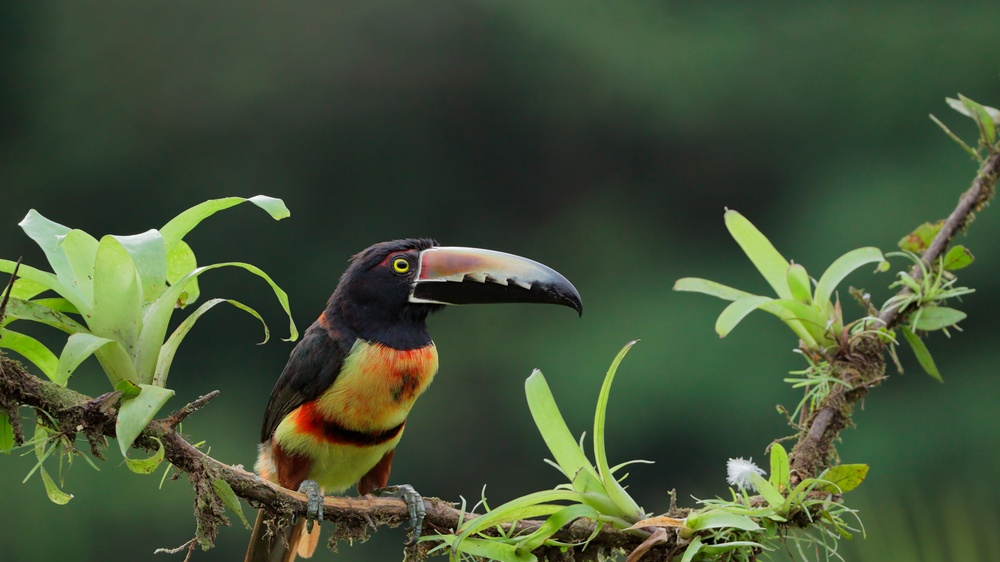
#> input picture img_test/bird.jpg, 1000 x 562 px, shrunk from 1920 x 1080 before the run
$ jupyter execute --allow-errors lab1.ipynb
#> lines starting #> are read from the running program, lines starting #| are printed output that depends on the picture
[cell 1]
import cv2
import numpy as np
import matplotlib.pyplot as plt

# Problema 1

## Carga de Imagenes

[cell 2]
img1 = cv2.imread("img_test/bird.jpg")
#> img1 is the input picture: shape (562, 1000, 3); mean B, G, R 55, 82, 67.2
img1 = cv2.cvtColor(img1, cv2.COLOR_BGR2RGB) # Conversion de BGR a RBG

[cell 3]
img2 = cv2.imread("img_test/mountain.jpg")
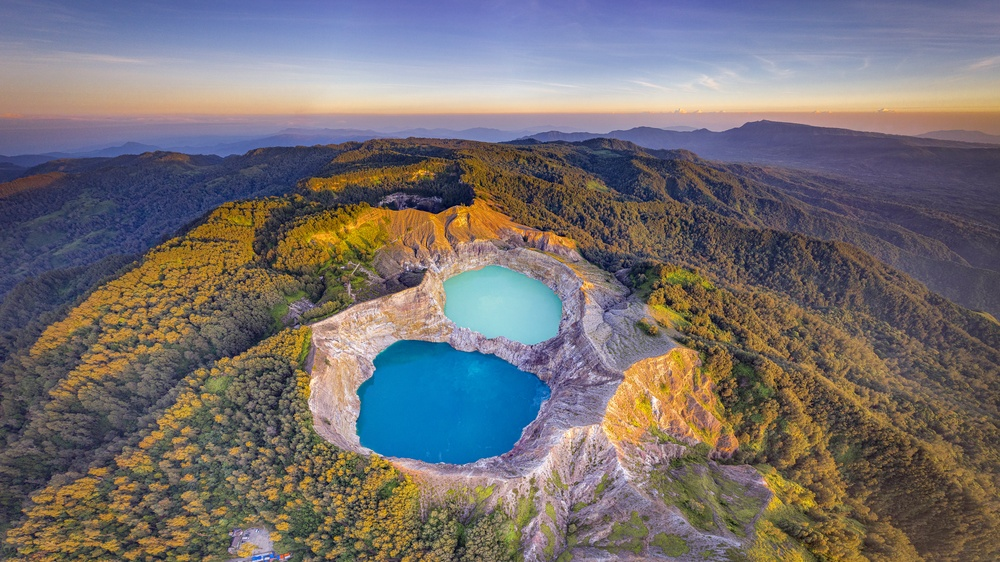
#> input picture img_test/mountain.jpg, 1000 x 562 px, shrunk from 1920 x 1080 before the run
#> img2 is the input picture: shape (562, 1000, 3); mean B, G, R 112.2, 111.3, 116.9
img2 = cv2.cvtColor(img2, cv2.COLOR_BGR2RGB) # Conversion de BGR a RBG

[cell 4]
img3 = cv2.imread("img_test/castle.jpg")
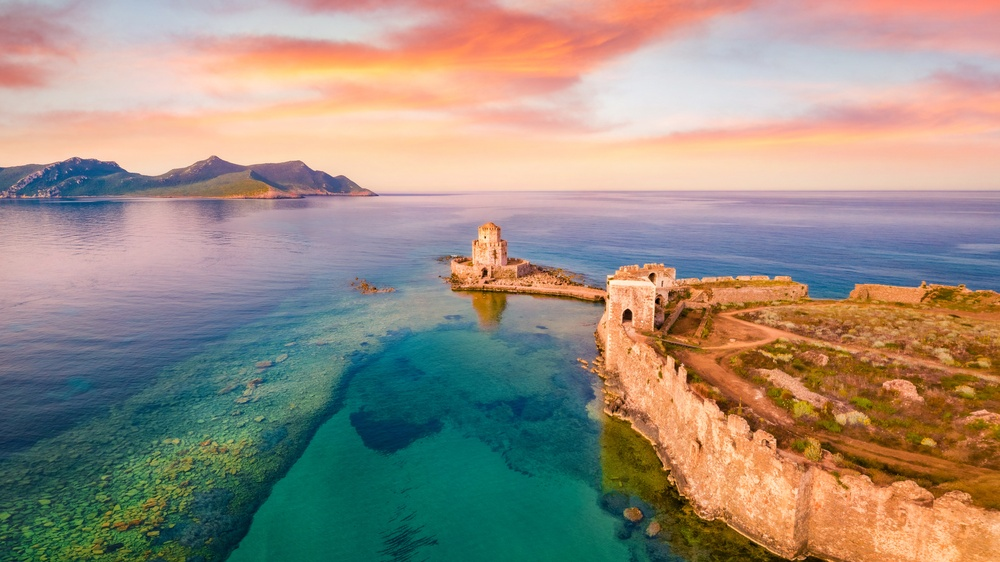
#> input picture img_test/castle.jpg, 1000 x 562 px, shrunk from 1920 x 1080 before the run
#> img3 is the input picture: shape (562, 1000, 3); mean B, G, R 128.1, 141.8, 154.3
img3 = cv2.cvtColor(img3, cv2.COLOR_BGR2RGB) # Conversion de BGR a RBG

## Imagenes

[cell 5]
plt.imshow(img1)
plt.show()

[cell 6]
plt.imshow(img2)
plt.show()

[cell 7]
plt.imshow(img3)
plt.show()

[cell 8]
def filterColor(img, color):
#> called with color = 30
    alto = img.shape[0]
#> alto = 562
    ancho = img.shape[1]
#> ancho = 1000

    img_salida = np.zeros_like(img) # "hoja en blanco" para imagen de salida

    for i in range(0, alto):
        for j in range(0, ancho):
            pixel = img[i, j]

            blue = pixel[2]
            green = pixel[1]
            red = pixel[0]
            obj = {
                1: lambda: (img_salida.__setitem__((i, j), [0, 0, blue]), img_salida)[1],
                2: lambda: (img_salida.__setitem__((i, j), [0, green, 0]), img_salida)[1],
                3: lambda: (img_salida.__setitem__((i, j), [red, 0, 0]), img_salida)[1],
                10: lambda: (img_salida.__setitem__((i, j), [red, green, 0]), img_salida)[1],
                20: lambda: (img_salida.__setitem__((i, j), [0, green, blue]), img_salida)[1],
                30: lambda: (img_salida.__setitem__((i, j), [red, 0, blue]), img_salida)[1],
            }

            result = obj[color]()
    return img_salida

[cell 9]
img_result = filterColor(img3,30)
plt.imshow(img_result)
plt.show()

# Carga de Imagenes para Procesamiento

[cell 10]
img1_gris_blue = cv2.imread("imagen1/imagen1_salida_gray_azul.jpg")
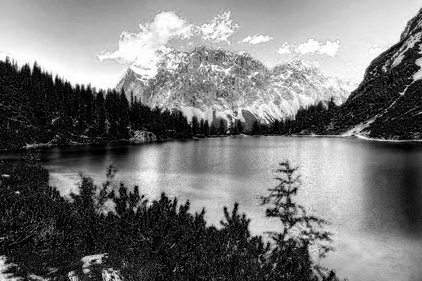
#> input picture imagen1/imagen1_salida_gray_azul.jpg, 422 x 281 px, shrunk from 810 x 540 before the run
#> img1_gris_blue is the input picture: shape (281, 422, 3); min 0, max 255, mean 118.2
img1_gris_red = cv2.imread("imagen1/imagen1_salida_gray_rojo.jpg")
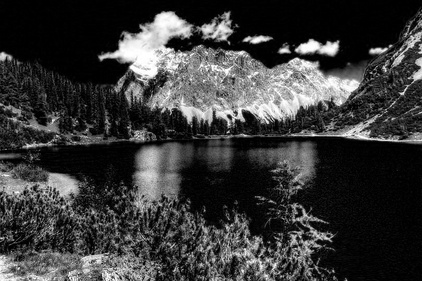
#> input picture imagen1/imagen1_salida_gray_rojo.jpg, 422 x 281 px, shrunk from 810 x 540 before the run
#> img1_gris_red is the input picture: shape (281, 422, 3); min 0, max 255, mean 57.6
img1_gris_green = cv2.imread("imagen1/imagen1_salida_gray_verde.jpg")
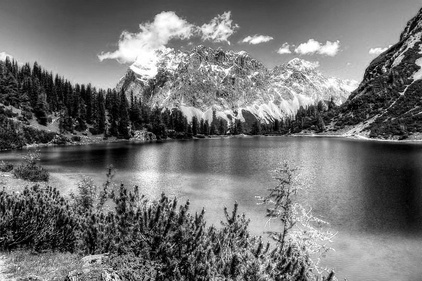
#> input picture imagen1/imagen1_salida_gray_verde.jpg, 422 x 281 px, shrunk from 810 x 540 before the run
#> img1_gris_green is the input picture: shape (281, 422, 3); min 0, max 255, mean 113.9

[cell 11]
img2_gris_blue = cv2.imread("imagen2/imagen2_salida_gray_azul.jpg")
img2_gris_red = cv2.imread("imagen2/imagen2_salida_gray_rojo.jpg")
img2_gris_green = cv2.imread("imagen2/imagen2_salida_gray_verde.jpg")

[cell 12]
perro_gris_blue = cv2.imread("perro/perro_salida_gray_azul.jpg")
perro_gris_red = cv2.imread("perro/perro_salida_gray_rojo.jpg")
perro_gris_green = cv2.imread("perro/perro_salida_gray_verde.jpg")
#> (the rest of this cell did not finish here and is left out)

# Problema 2

[cell 13]
def reconstructImages(name):
    img_ob_r = None
    img_ob_g = None
    img_ob_b = None

    if name == "imagen1":
        img_ob_r = img1_gris_red
        img_ob_g = img1_gris_green
        img_ob_b = img1_gris_blue
    elif name == "imagen2":
        img_ob_r = img2_gris_red
        img_ob_g = img2_gris_green
        img_ob_b = img2_gris_blue
    elif name == "perro":
        img_ob_r = perro_gris_red
        img_ob_g = perro_gris_green
        img_ob_b = perro_gris_blue
    else:
        print("Nombre de imagen inválido")
        return

    alto_ob = img_ob_r.shape[0]
    ancho_ob = img_ob_r.shape[1]

    img_reconstructed = np.zeros((alto_ob, ancho_ob, 3), dtype=np.uint8)

    for i in range(0, alto_ob):
        for j in range(0, ancho_ob):
            pixelr = img_ob_r[i, j]
            pixelg = img_ob_g[i, j]
            pixelb = img_ob_b[i, j]

            red = pixelr[0]
            green = pixelg[0]
            blue = pixelb[0]

            img_reconstructed[i, j] = [red, green, blue]
    return img_reconstructed

#> (a cell that did not finish here is left out)

# Problema 3

[cell 15]
def imgToGray3D(nameImage):
#> called with nameImage = 'img2'
    img_objetivo = None

    if nameImage == "img1":
        img_objetivo = img1
    elif nameImage == "img2":
        img_objetivo = img2
    elif nameImage == "img3":
        img_objetivo = img3
    else:
        print("Nombre de imagen inválido")
        return

    alto_g = img_objetivo.shape[0]
#> alto_g = 562
    ancho_g = img_objetivo.shape[1]
#> ancho_g = 1000
    img_gray_base_red = np.zeros_like(img_objetivo)
    img_gray_base_green = np.zeros_like(img_objetivo)
    img_gray_base_blue = np.zeros_like(img_objetivo)

    for i in range(0, alto_g):
        for j in range(0, ancho_g):
            pixel = img_objetivo[i, j]

            blue = pixel[2]
            green = pixel[1]
            red = pixel[0]

            img_gray_base_red[i, j] = [red, red,red]
            img_gray_base_green[i, j] = [green, green, green]
            img_gray_base_blue[i, j] = [blue, blue, blue]
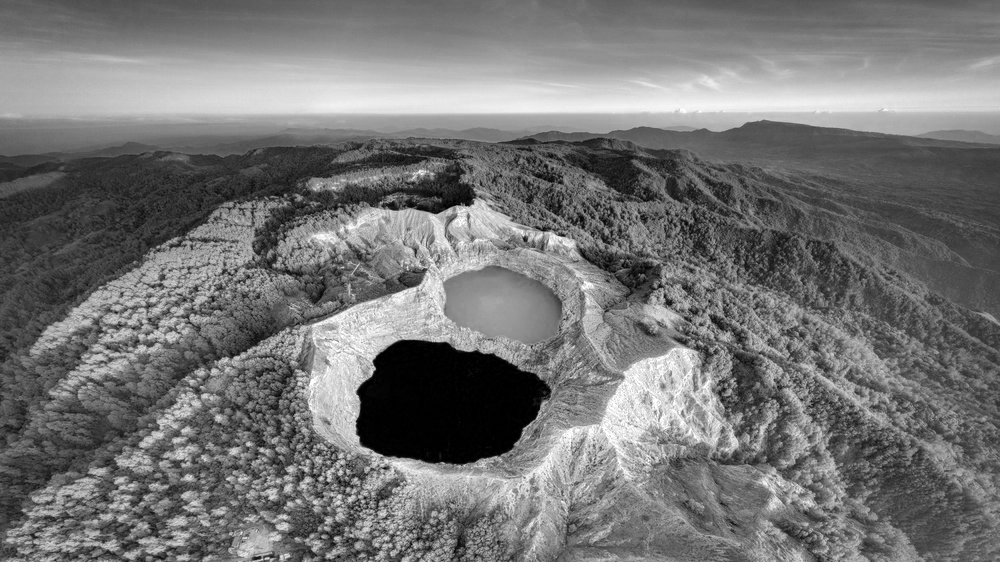
#> img_gray_base_red: shape (562, 1000, 3); min 0, max 255, mean 116.9
    cv2.imwrite("img_gray_red.jpg", img_gray_base_red)
    cv2.imwrite("img_gray_green.jpg", img_gray_base_green)
    cv2.imwrite("img_gray_blue.jpg", img_gray_base_blue)
    plt.imshow(img_gray_base_red)
    plt.show()
    plt.imshow(img_gray_base_green)
    plt.show()
    plt.imshow(img_gray_base_blue)
    plt.show()

[cell 16]
imgToGray3D("img2")

# Problema 4

[cell 17]
def calcular_histograma(canal):
    histograma = np.zeros(256, dtype=int)
    for pixel in canal.flat:
        histograma[pixel] += 1
    return histograma

[cell 18]
def imgToHistogramas(nameImage):
#> called with nameImage = 'img3'
    img_objetivo = None

    if nameImage == "img1":
        img_objetivo = img1
    elif nameImage == "img2":
        img_objetivo = img2
    elif nameImage == "img3":
        img_objetivo = img3
    else:
        print("Nombre de imagen inválido")
        return
    alto_c = img_objetivo.shape[0]
#> alto_c = 562
    ancho_c = img_objetivo.shape[1]
#> ancho_c = 1000
    img_base_red = np.zeros_like(img_objetivo)
    img_base_green = np.zeros_like(img_objetivo)
    img_base_blue = np.zeros_like(img_objetivo)
    img_base_gray = np.zeros_like(img_objetivo)

    for i in range(0, alto_c):
        for j in range(0, ancho_c):
            pixel = img_objetivo[i, j]

            blue = pixel[2]
            green = pixel[1]
            red = pixel[0]

            img_base_red[i, j] = [red, red,red]
            img_base_green[i, j] = [green, green, green]
            img_base_blue[i, j] = [blue, blue, blue]
            img_base_gray[i, j] = pixel.mean()
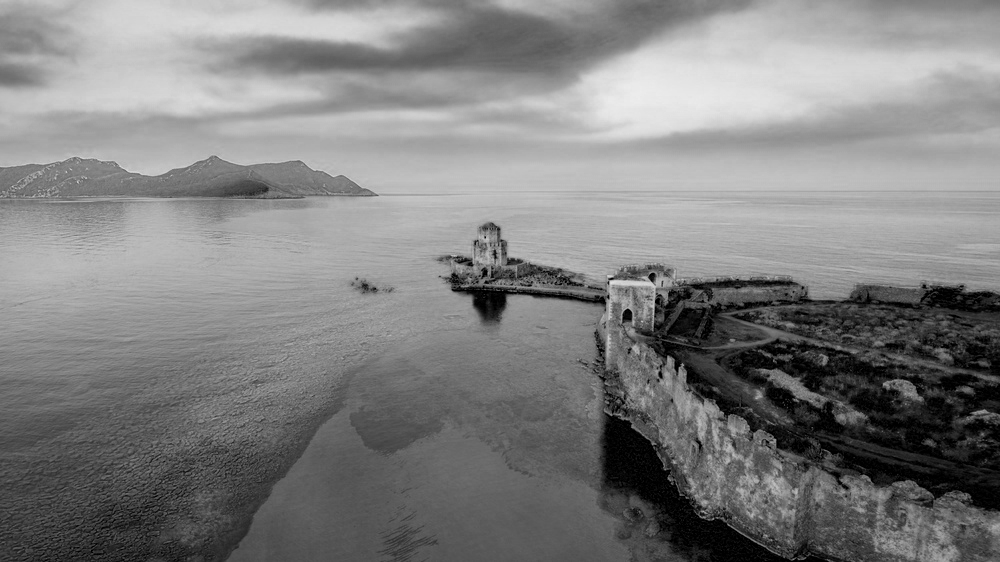
#> img_base_blue: shape (562, 1000, 3); min 0, max 237, mean 128.1
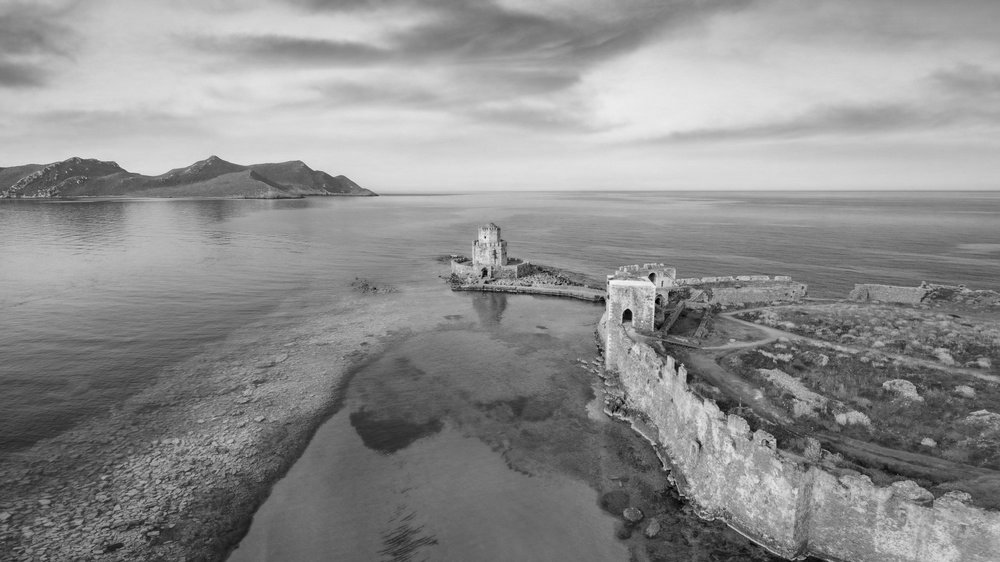
#> img_base_green: shape (562, 1000, 3); min 0, max 247, mean 141.8
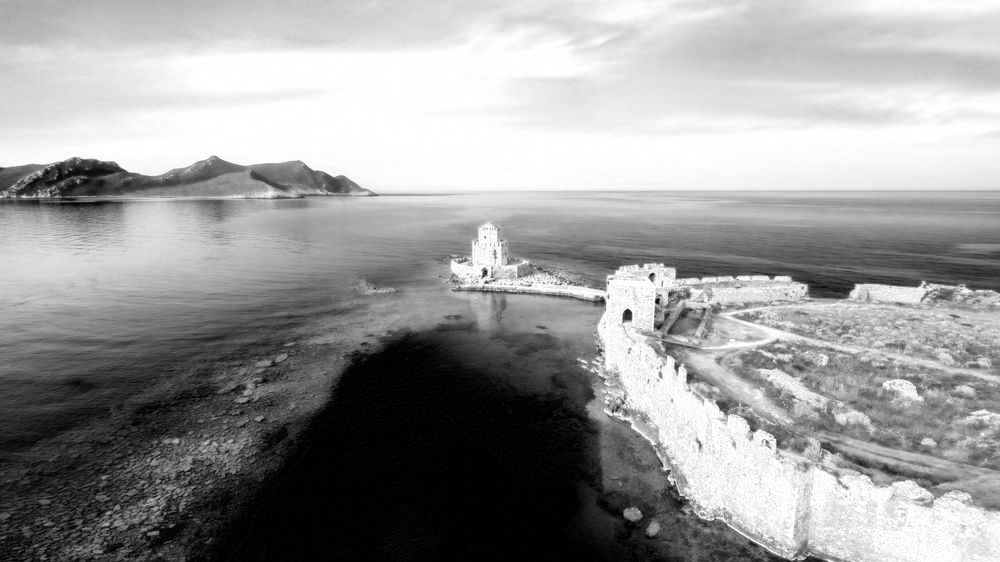
#> img_base_red: shape (562, 1000, 3); min 0, max 255, mean 154.3


    histograma_azul = calcular_histograma(img_base_blue)
#> the loop in calcular_histograma, `for pixel in canal.flat:` made 1686000 passes
#> pixel on passes 1 to 3: 185, 185, 185
#> after the loop in calcular_histograma, `for pixel in canal.flat:`: histograma = 256 values, max 24636 at index 0, min 0 at index 238, mean 6585.9
#> histograma_azul has the same summary as histograma in calcular_histograma
    histograma_verde = calcular_histograma(img_base_green)
#> the loop in calcular_histograma (call 2), `for pixel in canal.flat:` made 1686000 passes
#> pixel on passes 1 to 3: 176, 176, 176
#> histograma_verde = 256 values, max 15807 at index 108, min 0 at index 245, mean 6585.9
    histograma_rojo = calcular_histograma(img_base_red)
#> histograma_rojo = 256 values, max 79836 at index 255, min 2346 at index 17, mean 6585.9
    histograma_gris = calcular_histograma(img_base_gray)
#> histograma_gris = 256 values, max 16734 at index 66, min 0 at index 0, mean 6585.9


    # Calcula la media para cada canal
    media_azul = np.mean(img_base_blue)
#> media_azul = 128.1
    media_verde = np.mean(img_base_green)
#> media_verde = 141.8
    media_rojo = np.mean(img_base_red)
#> media_rojo = 154.3
    media_gray = np.mean(img_base_gray)
#> media_gray = 141.1

    # Grafica los histogramas

    # Histograma azul
    plt.bar(range(256), histograma_azul, color='blue', alpha=0.6)
    plt.axvline(media_azul, color='red', linewidth=1)
    plt.show()
#> figure, not shown here; tallest bar 24636 high, from x = -0.4 to 0.4

    # Histograma verde
    plt.bar(range(256), histograma_verde, color='green', alpha=0.6)
    plt.axvline(media_verde, color='red', linewidth=1)
    plt.show()
#> figure, not shown here; tallest bar 15807 high, from x = 107.6 to 108.4

    # Histograma rojo
    plt.bar(range(256), histograma_rojo, color='red', alpha=0.6)
    plt.axvline(media_rojo, color='blue', linewidth=1)
    plt.show()
#> figure, not shown here; tallest bar 79836 high, from x = 254.6 to 255.4

    # Histograma gris
    plt.bar(range(256), histograma_gris, color='gray', alpha=0.6)
    plt.axvline(media_gray, color='blue', linewidth=1)
    plt.show()
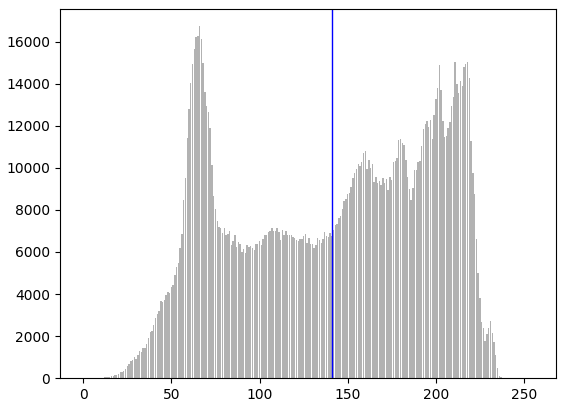
#> figure drawn by matplotlib, 1 panel; tallest bar 16734 high, from x = 65.6 to 66.4

[cell 19]
imgToHistogramas("img3")

# Problema 5
## Escala de Grises con enfoque Ponderado (Descomposición Luma, Estandard utilizado para televisión de alta definición (HDTV) )

[cell 20]
def ImageToGrayPonderado(nameImage):

#> called with nameImage = 'img2'
    img_objetivo = None

    if nameImage == "img1":
        img_objetivo = img1
    elif nameImage == "img2":
        img_objetivo = img2
    elif nameImage == "img3":
        img_objetivo = img3
    else:
        print("Nombre de imagen inválido")
        return

    alto_g = img_objetivo.shape[0]
#> alto_g = 562
    anchor_g = img_objetivo.shape[1]
#> anchor_g = 1000

    gris_ponderado = np.zeros((alto_g, anchor_g, 1))

    for i in range(0, alto_g):
        for j in range(0, anchor_g):
            pixel = img_objetivo[i, j]

            blue = pixel[2]
            green = pixel[1]
            red = pixel[0]

            gris_ponderado[i, j] = int(0.2126*red + 0.7152*green + 0.0722*blue)
    return gris_ponderado
